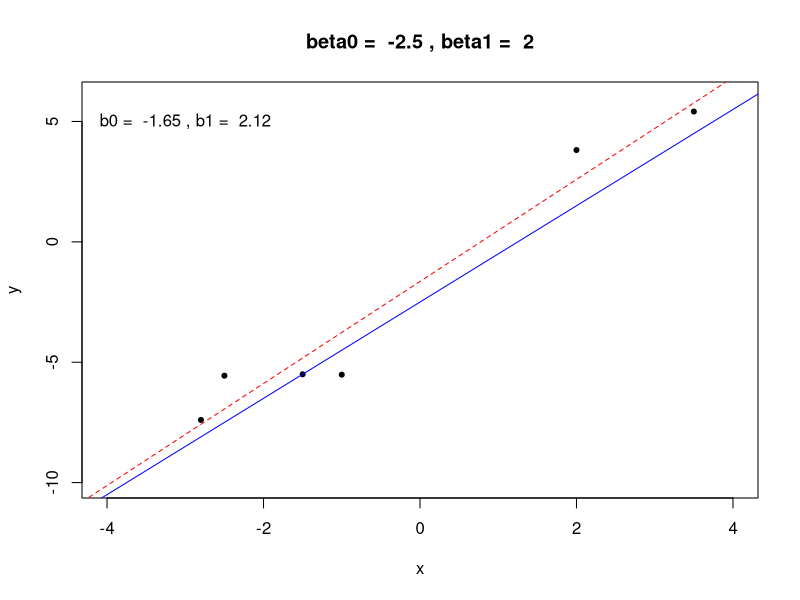
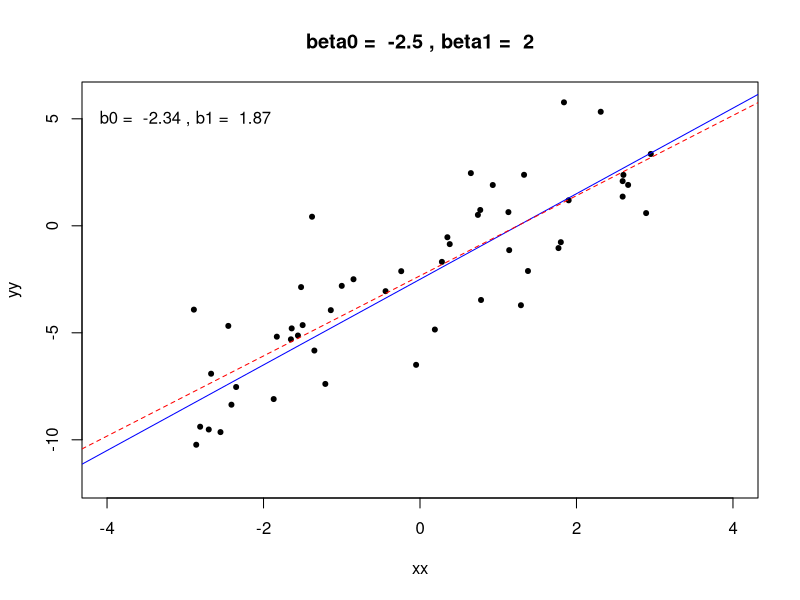
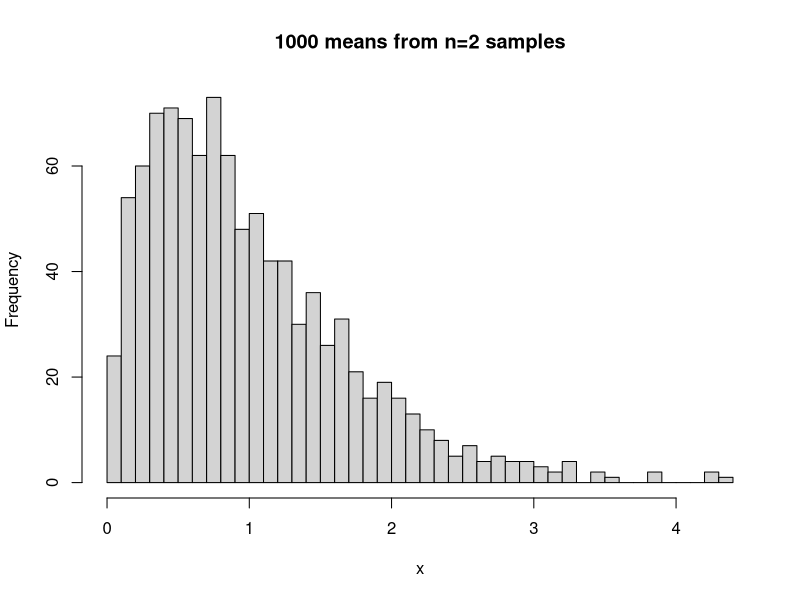
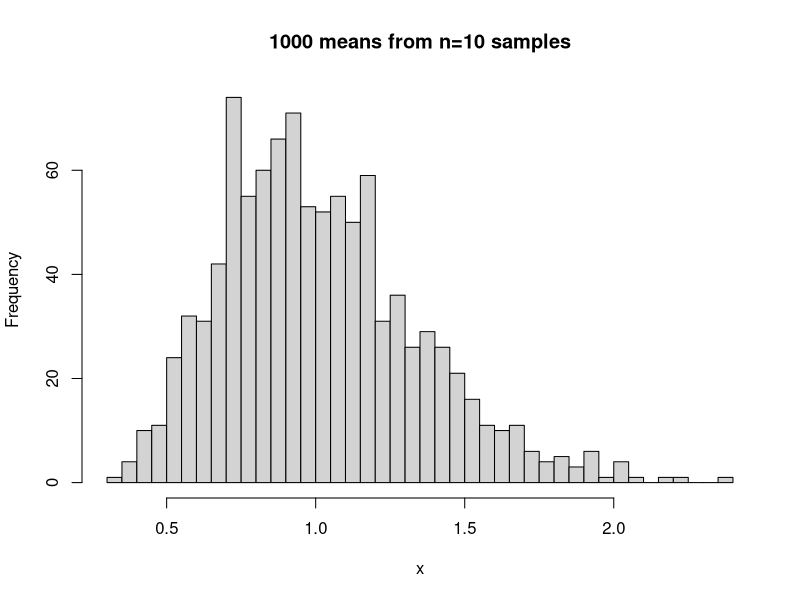
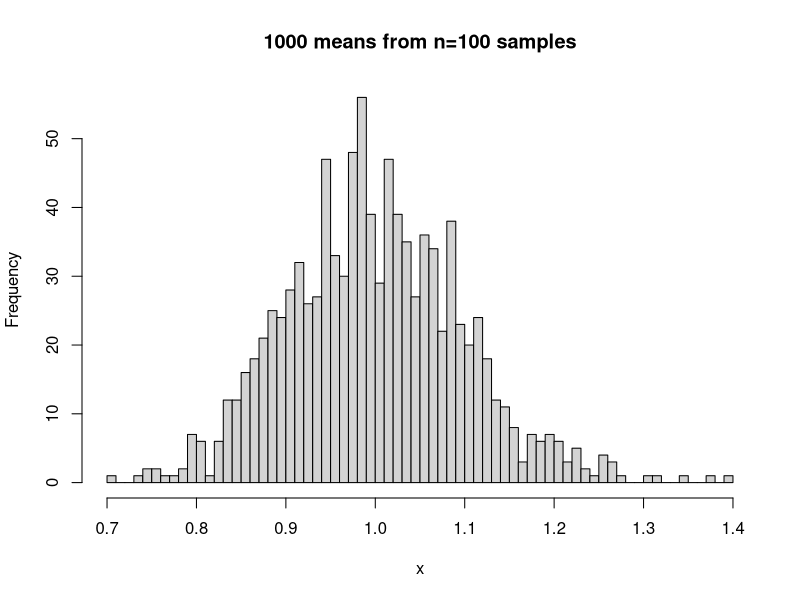
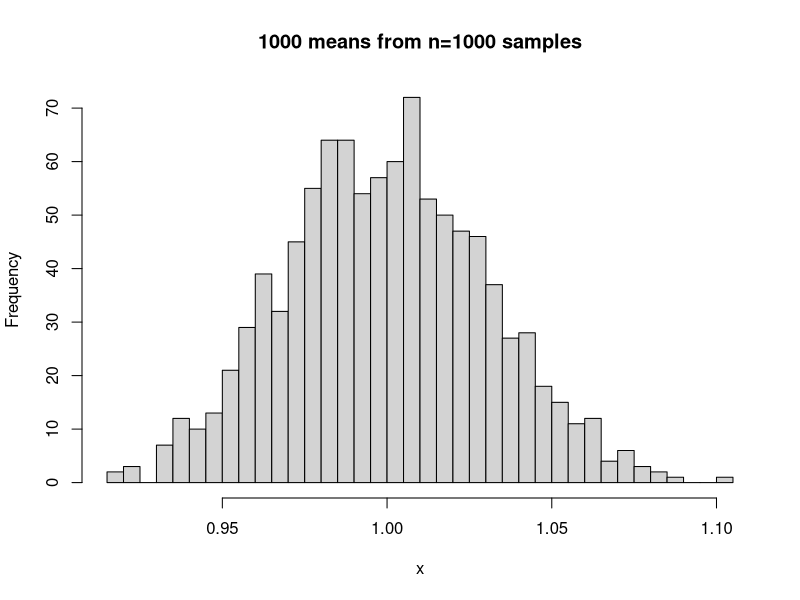
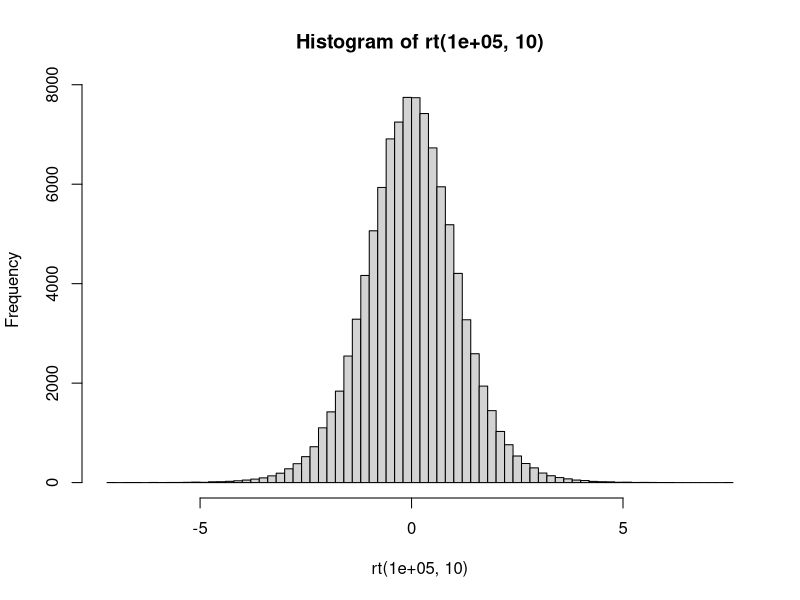

These figures' R source, in order: (Note: this script raises an error after producing the figures.)
#### Again, House price v. size data.
size <- c(.8,.9,1,1.1,1.4,1.4,1.5,1.6,1.8,2,2.4,2.5,2.7,3.2,3.5)
price <- c(70,83,74,93,89,58,85,114,95,100,138,111,124,161,172)
n <- 15

#### Run the regression
house.reg <- lm(price ~ size)

####  Look at the summary:
summary(house.reg)

#### Estimated error variance (s^2)
## from slide 7
summary(house.reg)$sigma
sqrt(sum(house.reg$resid^2)/(n-2))

sqrt(var(house.reg$resid)) #this is wrong because n- 1d dgerees of freedom 

sqrt(var(house.reg$resid)*(n-1)/(n-2))

## Slide 8


beta0<--2.5
beta1<-2
x<-c(-2.8, -2.5, -1.5,-1,2,3.5)
sigma<-2.0
y<-beta0+beta1*x+rnorm(length(x))*sigma
plot(x,y,pch=20,xlim=c(-4,4),ylim=c(-10,6),main=paste("beta0 = ",as.character(beta0),", beta1 = ",as.character(beta1)))
abline(a=beta0,b=beta1,col="blue")
reg<-lm(y~x)
abline(a=reg$coeff[1],b=reg$coeff[2],col="red",lty=2)
text(x=-3,y=5,labels=paste("b0 = ",as.character(round(reg$coeff[1],2)),", b1 = ",as.character(round(reg$coeff[2],2))))


xx<-c(-2.89,-2.86,-2.81,-2.70, -2.67, -2.55,-2.45, -2.41, -2.35, -1.87, -1.83, -1.65,-1.64, -1.56, -1.52, -1.50, -1.38, -1.35,-1.21,-1.14, -1.00, -0.85, -0.44, -0.24,-0.05,  0.19,  0.28,  0.35,  0.38,  0.65,0.74,  0.77,  0.78,  0.93,  1.13,  1.14,1.29,  1.33,  1.38,  1.77,  1.80,  1.84,1.90,  2.31,  2.59,  2.59,  2.60,  2.66,2.89,2.95)
yy<-beta0+beta1*xx+rnorm(length(xx))*sigma
plot(xx,yy,xlim=c(-4,4),ylim=c(-12,6),pch=20,main=paste("beta0 = ",as.character(beta0),", beta1 = ",as.character(beta1)))
abline(a=beta0,b=beta1,col="blue")
reg2<-lm(yy~xx)
abline(a=reg2$coeff[1],b=reg2$coeff[2],col="red",lty=2)
text(x=-3,y=5,labels=paste("b0 = ",as.character(round(reg2$coeff[1],2)),", b1 = ",as.character(round(reg2$coeff[2],2))))

# Slides 17
x<-apply(matrix(rexp(2 * 1000), ncol = 1000), 2, mean)
hist(x,60,main="1000 means from n=2 samples")

x<-apply(matrix(rexp(10 * 1000), ncol = 1000), 2, mean)
hist(x,60,main="1000 means from n=10 samples")

x<-apply(matrix(rexp(100 * 1000), ncol = 1000), 2, mean)
hist(x,60,main="1000 means from n=100 samples")

x<-apply(matrix(rexp(1000 * 1000), ncol = 1000), 2, mean)
hist(x,60, main="1000 means from n=1000 samples")

#Slides 27
hist(rt(100000, 10),60)


## Slide 37, confidence intervals
## Read the following values off of the summary:
b0 <- 38.885
sb0 <- 9.094
b1 <- 35.386
sb1 <- 4.494

#### Confidence intervals example (alpha = .05)
## Calculate everything yourself:
t025 <- qt(.975, df=n-2) # this is t_{n-p,alpha/2}... 
c(b0 - sb0*t025, b0 + sb0*t025) # 95% CI for intercept
b1 + c(-1,1)*sb1*t025 # 95% CI for slope (using c(-1,1) to get + or -)
 # 95% CIs using R's function:
confint(house.reg,level=0.95)


#### AAPL CAPM example ####
## from lide 46
corp <- read.csv("Beta.csv")
len<-dim(corp)[1]
RetSPX<-52*diff(log(corp$SPX))-corp$TBILL[2:(len)]/100      
RetAAPL<-52*diff(log(corp$AAPL))-corp$TBILL[2:(len)]/100  
n<-len-1
## Testing for zero intercept
summary(capm <- lm(RetAAPL ~ RetSPX))
## Read the values off of the summary:
b0 <- 0.2621
sb0 <-0.1552 
b1 <- 1.0750 
sb1 <-0.1105

## R's "t-value" is our z_b from class, with null beta=0 
zb0 <- b0/sb0 # number of standard errors away from the null
## To get p-value, find the area out in the tails of the standard t_{n-p}
2*pt(-abs(zb0),df=n-2) # p-value = 2 * area in left tail
2*(1-pt(abs(zb0),n-2)) # p-valu = 2 * area in right tail
qt(0.975, n-2) ## the boundary

## Now consider testing for beta=1
## slide 48
zb1 <- (b1 - 1)/sb1  # number of standard errors away from the null
2*pt(-abs(zb1), df=n-2) # p-value = 2 * area in left tail


#### Back to the Housing Data ####
## slide 57

## Prediction for places of size Xf = 1.48, 2, or 3
## You must use the same name as the data ('size')
Xf <- data.frame(size=1.48)
n<-15
## This gives you the 95% prediction interval
predict(house.reg, newdata=Xf, interval="prediction", level=.95)
## You can use the same function to get the se.fit
## (i.e. standard error of Y.hat at Xf)
summary(house.reg)
predict(house.reg, newdata=Xf, se.fit=TRUE)
## calculate the same things ourself...
round(s <- summary(house.reg)$sigma, 4) # s
round(sfit <- s*sqrt( 1/n + (Xf$size-mean(size))^2/((n-1)*var(size)) ), 3) # se(Yhat)
## pred interval at Xf=1.48: 
house.reg$coeff[1] + ho0use.reg$coeff[2]*1.48 + c(0,-1, 1)*qt(.975, df=n-2)*sqrt(s^2+sfit^2) 
X_f

